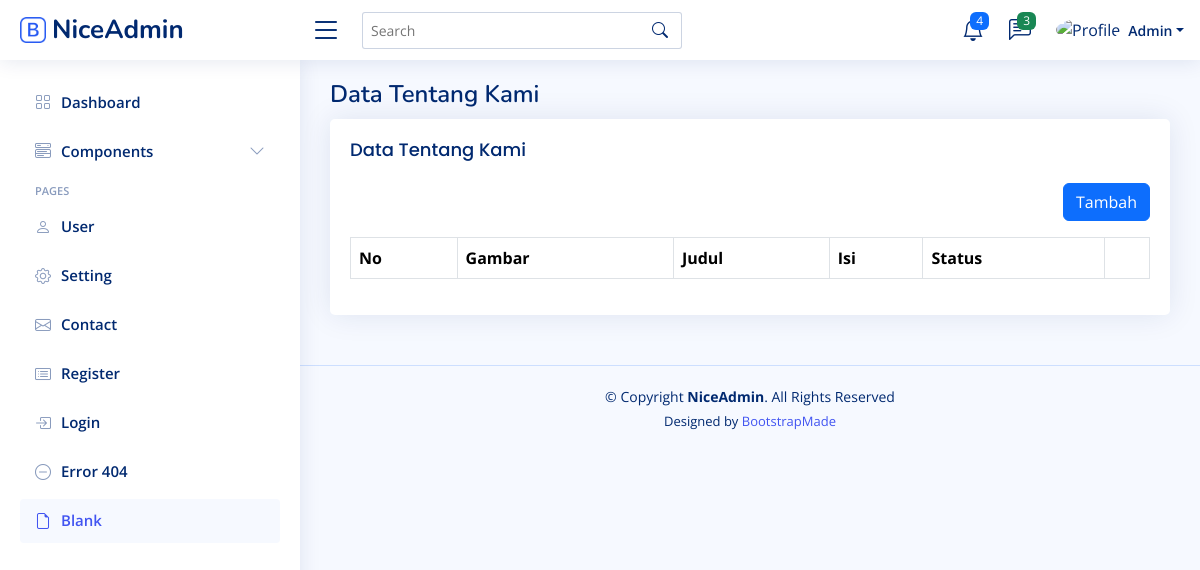
The page /admin/home.php?page=about (signed in) on the database as committed earlier.
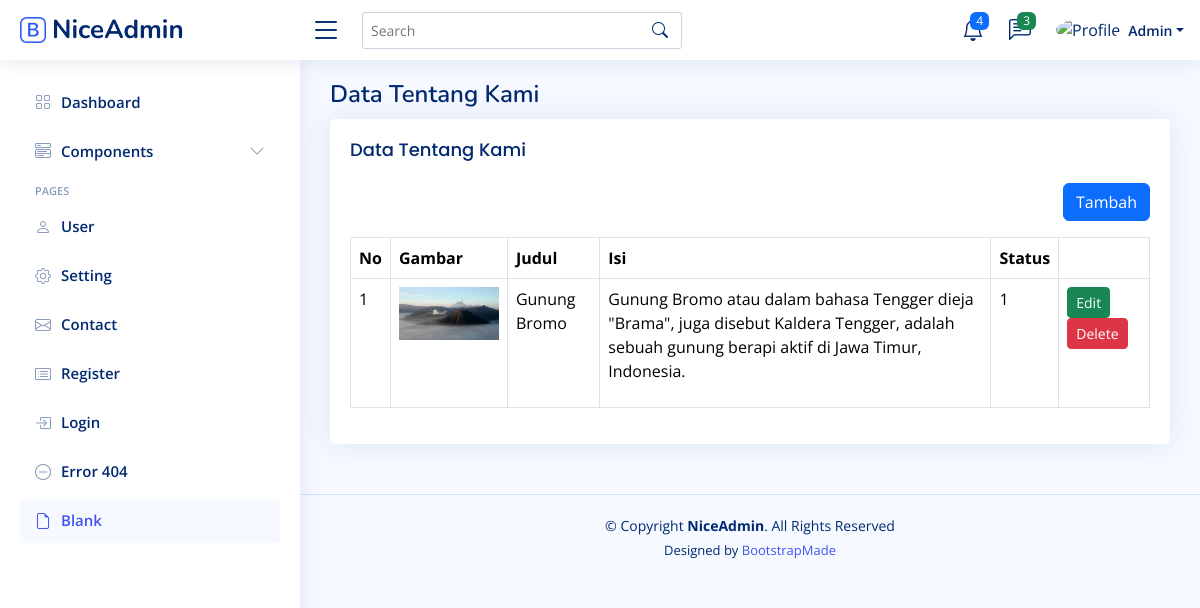
The same page on the database as committed later.
### tables this page shows
CREATE TABLE `about` (
  `id` int(11) NOT NULL,
  `title` varchar(50) NOT NULL,
  `content` text NOT NULL,
  `image` varchar(100) NOT NULL,
  `is_active` tinyint(1) NOT NULL DEFAULT 1,
  `created_at` timestamp NOT NULL DEFAULT current_timestamp(),
  `updated_at` timestamp NULL DEFAULT NULL ON UPDATE current_timestamp()
);

### admin/content/about.php (the view)
<?php
$query = mysqli_query($koneksi, "SELECT * FROM about ORDER BY id DESC");
$rows = mysqli_fetch_all($query, MYSQLI_ASSOC);
?>
<div class="pagetitle">
  <h1>Data Tentang Kami</h1>
</div>
<section class="section">
  <div class="row">
    <div class="col-lg-12">
      <div class="card">
        <div class="card-body">
          <h5 class="card-title">Data Tentang Kami</h5>
          <div class="mb-3" align="right">
            <a href="?page=tambah-about" class="btn btn-primary">Tambah</a>
          </div>
          <table class="table table-bordered">
            <thead>
              <tr>
                <th>No</th>
                <th>Gambar</th>
                <th>Judul</th>
                <th>Isi</th>
                <th>Status</th>
                <th></th>
              </tr>
            </thead>
            <tbody>
              <?php foreach ($rows as $key => $row): ?>
                <tr>
                  <td><?php echo $key += 1 ?></td>
                  <td><img width="100" src="uploads/<?php echo $row['image'] ?>" alt=""></td>
                  <td><?php echo $row['title'] ?></td>
                  <td><?php echo $row['content'] ?></td>
                  <td><?php echo $row['is_active'] ?></td>
                  <td>
                    <a href="?page=tambah-about&edit=<?php echo $row['id'] ?>" class="btn btn-sm btn-success">Edit</a>
                    <a onclick="return confirm('Apakah anda yakin akan menghapus data ini??')"
                      href="?page=tambah-about&delete=<?php echo $row['id'] ?>" class="btn btn-sm btn-danger">Delete</a>
                  </td>
                </tr>
              <?php endforeach ?>
            </tbody>
          </table>
        </div>
      </div>
    </div>
  </div>
</section>

Rows that differ between the two databases and show on the page:
added about: key "1", image (picture), title "Gunung Bromo", content "Gunung Bromo atau dalam bahasa Tengger dieja \"Brama\", juga disebut Kaldera Tengger, adalah sebuah gunung berapi aktif di Jawa Timur, Indonesia.", is_active "1"
